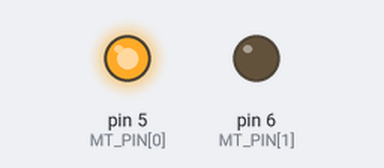
Bench run of a sketch on a simulated Arduino Uno, built with avr-gcc and run on an emulated ATmega328P. Shown: output pins drawn as LEDs (lit = HIGH).

Above: at 0.5 s.
At 2.7 s:
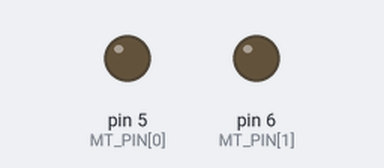
At 5.0 s:
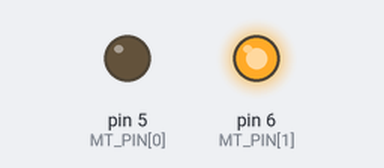
Timing chart, 0 to 6.9 s (numbered marks = the images above):
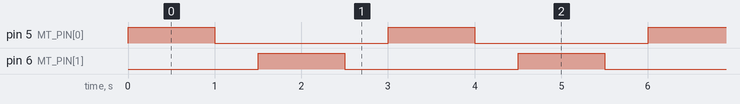

The sketch:

motor.ino
```cpp
const int MT_PIN[] = {5, 6};
int speed;
void setup() {
  Serial.begin(38400);
  for (int id = 0; id <= 1; id++) {
    pinMode(MT_PIN[id], OUTPUT);
  }
}

void loop() {
 analogWrite(MT_PIN[0], 255);
 digitalWrite(MT_PIN[1], LOW);
 delay(1000);

 digitalWrite(MT_PIN[0], LOW);
 digitalWrite(MT_PIN[1], LOW);
 delay(500);

 digitalWrite(MT_PIN[0], LOW);
 analogWrite(MT_PIN[1], 255);
 delay(1000);

 digitalWrite(MT_PIN[0], LOW);
 digitalWrite(MT_PIN[1], LOW);
 delay(500);
}
```

Measured:
- by itself, pin 5 (MT_PIN[0]), pin 6 (MT_PIN[1]): alternates HIGH for 1.0 s and LOW for 2.0 s
- by itself, everything shown: repeats every 3.0 s, in 4 steps
